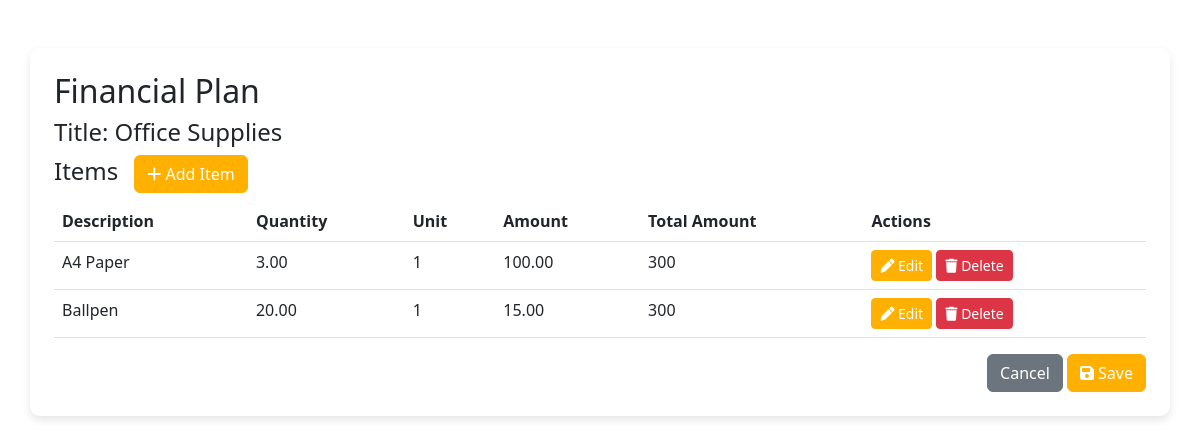
/budget_management/purchase_details.php?purchase_id=1, run on the app's committed database.
### tables this page shows
CREATE TABLE `purchases` (
  `purchase_id` int(11) NOT NULL,
  `title` varchar(255) NOT NULL,
  `total_budget` decimal(10,2) DEFAULT 0.00,
  `purchase_status` enum('Pending','Approved','Disapproved') NOT NULL DEFAULT 'Pending',
  `completion_status` tinyint(1) DEFAULT 0,
  `archived` tinyint(1) DEFAULT 0,
  `created_at` timestamp NOT NULL DEFAULT current_timestamp(),
  `organization_id` int(11) NOT NULL,
  `created_by` int(11) NOT NULL
);

CREATE TABLE `purchase_items` (
  `item_id` int(11) NOT NULL,
  `purchase_id` int(11) DEFAULT NULL,
  `description` varchar(255) NOT NULL,
  `quantity` decimal(10,2) NOT NULL,
  `unit` varchar(50) NOT NULL,
  `amount` decimal(10,2) NOT NULL,
  `total_amount` decimal(10,2) GENERATED ALWAYS AS (`quantity` * `amount`) STORED
);

### budget_management/purchase_details.php (the view, shortened to what this page needs)
<?php
require 'connection.php';
if (isset($_GET['purchase_id']) && !empty($_GET['purchase_id'])) {
    $purchase_id = intval($_GET['purchase_id']);
    $stmt = $conn->prepare("SELECT * FROM purchases WHERE purchase_id = ?");
    $stmt->bind_param("i", $purchase_id);
    $stmt->execute();
    $result = $stmt->get_result();
    if ($result->num_rows > 0) {
        $purchase = $result->fetch_assoc();
    } else {
        echo "No purchase found.";
        exit;
    }
    $itemStmt = $conn->prepare("SELECT * FROM purchase_items WHERE purchase_id = ?");
    $itemStmt->bind_param("i", $purchase_id);
    $itemStmt->execute();
    $itemsResult = $itemStmt->get_result();
    $items = [];
    if ($itemsResult->num_rows > 0) {
        while ($row = $itemsResult->fetch_assoc()) {
            $items[] = $row;
        }
    }
} else {
    echo "No purchase ID provided.";
    exit;
}
?>
<!DOCTYPE html>
<html lang="en">
    <head>
        <?php include 'head.php'; ?>
    </head>
<body>
<body>
    <div class="container mt-5 p-4">
        <h2>Financial Plan</h2>
        <h4>Title: <?php echo $purchase['title']; ?></h4>
        <h4>Items<button class="btn btn-primary ms-3" data-bs-toggle="modal" data-bs-target="#addItemModal"><i class="fa-solid fa-plus"></i> Add Item</button></h4>
        <table class="table">
            <thead>
                <tr>
                    <th>Description</th>
                    <th>Quantity</th>
                    <th>Unit</th>
                    <th>Amount</th>
                    <th>Total Amount</th>
                    <th>Actions</th>
                </tr>
            </thead>
            <tbody>
                <?php
                if (!empty($items)) {
                    foreach ($items as $item) {
                        $total_amount = $item['quantity'] * $item['amount'];
                        echo "<tr>
                                <td>{$item['description']}</td>
                                <td>{$item['quantity']}</td>
                                <td>{$item['unit']}</td>
                                <td>{$item['amount']}</td>
                                <td>{$total_amount}</td>
                                <td>
                                    <button class='btn btn-primary btn-sm'
                                        data-bs-toggle='modal'
                                        data-bs-target='#editItemModal'
                                        data-id='{$item['item_id']}'
                                        data-description='{$item['description']}'
                                        data-quantity='{$item['quantity']}'
                                        data-unit='{$item['unit']}'
                                        data-amount='{$item['amount']}'
                                    ><i class='fa-solid fa-pen'></i> Edit</button>
                                    <button class='btn btn-danger btn-sm'
                                        data-bs-toggle='modal'
                                        data-bs-target='#deleteItemModal'
                                        data-id='{$item['item_id']}'
                                    ><i class='fa-solid fa-trash'></i> Delete</button>
                                </td>
                              </tr>";
                    }
                } else {
                    echo "<tr><td colspan='6' class='text-center'>No items found</td></tr>";
                }
                ?>
            </tbody>
        </table>
        <div class="d-flex justify-content-end">
            <button type="button" class="btn btn-secondary me-1" onclick="history.back()"> Cancel </button>
            <button type="button" class="btn btn-primary"><i class="fa-solid fa-floppy-disk"></i> Save </button>
        </div>
    </div>
</body>
</html>

### budget_management/css/styles.css (style rules this page uses)
body { display: flex; margin: 0; padding: 0; height: 100%; }
html { font-size: 1em; }
.container { padding-top: 20px; background-color: #fff; border-radius: 10px; box-shadow: 0 4px 8px rgba(0, 0, 0, 0.1); }
table { table-layout: auto; max-width: 100%; height: auto; border-collapse: collapse; }
.btn-primary { background-color: #ffb000; border-color: #ffb000; }

### data on the page
purchases: title "Office Supplies"
purchase_items: description "A4 Paper", quantity "3.00", unit "1", amount "100.00", total_amount "300"
purchase_items: description "Ballpen", quantity "20.00", unit "1", amount "15.00", total_amount "300"
